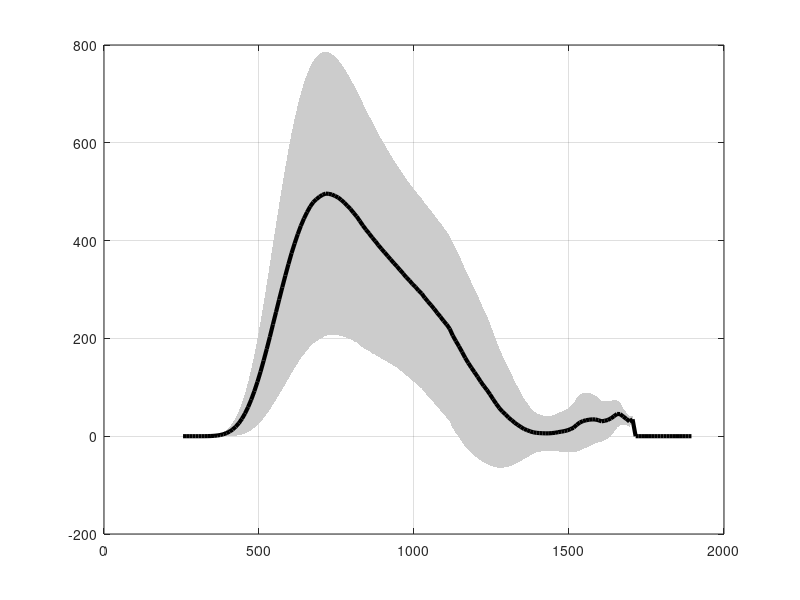

Write the MATLAB code that produced this figure. (Note: this script raises an error after producing the figure.)
clear all
clc

workdir = '/home/debolina/DNS/Hydrogen/TemperatureAverage';
cd(workdir)

load('TempBinH2.mat')
load('TempStdDevH2.mat')


rxn_no=[1 3 8 9 11 12 13];
Ka = [1 4 12 36];
colors = char('b','g','r','y','c','m');
Reactions = char('$O+H_2{\rightarrow}H+OH$','$H_2+OH{\rightarrow}H_2O+H$','$H+OH+M{\rightarrow}H_2O+M$','$H+O_2(+M){\rightarrow}HO_2(+M)$', ...
    '$HO_2+H{\rightarrow}OH+OH$','$HO_2+O{\rightarrow}O_2+H_2O$','$HO_2+OH{\rightarrow}H_2O+O_2$');

for jj = 7: 1 : 7%length(rxn_no)
    jj
    for kk = 1 : 3 : 4
        figure(kk)
x = BinTemp(:,kk);
curve1 = BinRR(:,rxn_no(jj),kk) + StdDevRR(:,rxn_no(jj),kk);
curve2 = BinRR(:,rxn_no(jj),kk) - StdDevRR(:,rxn_no(jj),kk);
% Plot it.
plot(x, curve1, 'k', 'LineWidth', 0.005,'LineStyle','none');
hold on;
plot(x, curve2, 'k', 'LineWidth', 0.005,'LineStyle','none');
% For column vectors, use flipud(), for row vectors use fliplr().
x2 = [x; flipud(x)]; % Use ; instead of ,
inBetween = [curve1; flipud(curve2)]; % Use ; instead of ,
str = char(Reactions(jj,:));
fill(x2, inBetween, [0.800000011920929 0.800000011920929 0.800000011920929],'LineStyle','none');
grid on;
    
plot(x,BinRR(:,rxn_no(jj),kk),'-k','LineWidth',3)
load('/home/debolina/Cantera_Diffusivity/cantera/interfaces/cython/cantera/examples/onedim/H2/H2_0.mat')
plot(Temp,RXN_Rate(:,rxn_no(jj))*10^6,'--k','LineWidth',3)
clear Temp AxialVel dist RXN_Rate HR hdot_total MW X Y 
load('/home/debolina/Cantera_Diffusivity/cantera/interfaces/cython/cantera/examples/onedim/H2/H2_0m.mat')
plot(Temp,RXN_Rate(:,rxn_no(jj))*10^6,':k','LineWidth',3)
clear Temp AxialVel dist RXN_Rate HR hdot_total MW X Y 
xlabel('$Temperature(K)$','Interpreter','latex')
ylabel('$RR(1/m^3-s)$','Interpreter','latex')
set(gca,'FontSize',24)
title(str,'Interpreter','latex')
figure1 = figure(kk);
annotation(figure1,'textbox',...
    [0.167504381694255 0.792452830188679 0.119740019474197 0.0754716981132075],...
    'String',{['$Ka=' num2str(Ka(kk)) '$']},...
    'Interpreter','latex',...
    'FontSize',18,...
    'FitBoxToText','off',...
    'EdgeColor',[1 1 1]);
    end
end